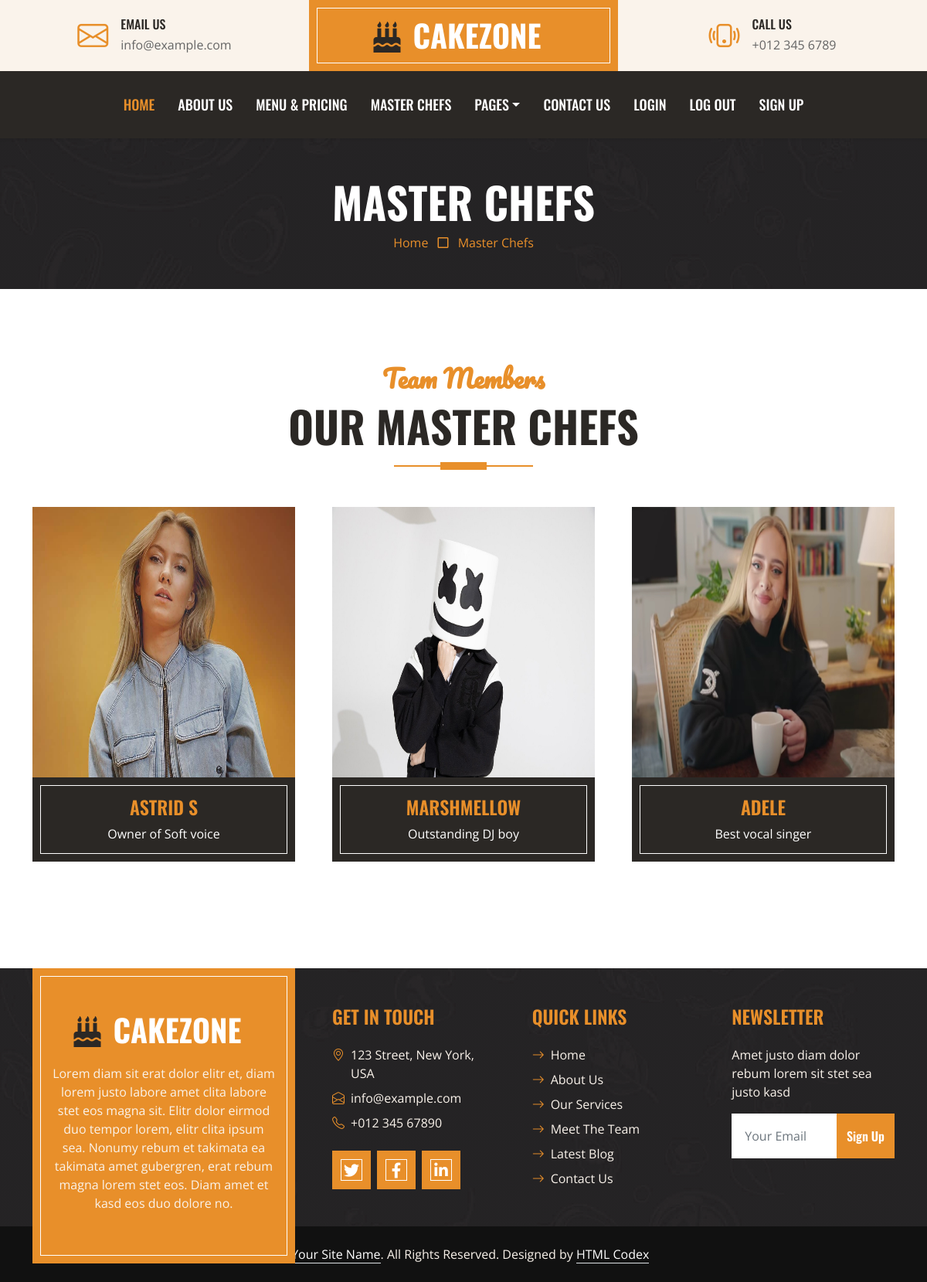
/blog/team/, run on the app's committed database.
### blog/models.py (models this page shows, shortened)
class Team(models.Model):
    name = models.CharField(max_length=100)
    bio = models.TextField()
    img = models.ImageField(upload_to='Team/img')
    slug = models.CharField(max_length=100)

### blog/views.py (the view)
# urls.py: path('team/', team, name='team'),
def team(request):
    team = Team.objects.all()
    context = {
        "team": team
    }
    return render(request, "team.html", context=context)

### templates/team.html (shortened to what this page needs)
{% extends 'base.html' %}
{% load static %}
{% block content %}
    <div class="container-fluid bg-dark bg-img p-5 mb-5">
        <div class="row">
            <div class="col-12 text-center">
                <h1 class="display-4 text-uppercase text-white">Master Chefs</h1>
                <a href="">Home</a>
                <i class="far fa-square text-primary px-2"></i>
                <a href="">Master Chefs</a>
            </div>
        </div>
    </div>
    <div class="container-fluid py-5">
        <div class="container">
            <div class="section-title position-relative text-center mx-auto mb-5 pb-3" style="max-width: 600px;">
                <h2 class="text-primary font-secondary">Team Members</h2>
                <h1 class="display-4 text-uppercase">Our Master Chefs</h1>
            </div>
            <div class="row g-5">
                {% for Team in team %}
                <div class="col-lg-4 col-md-6">
                    <div class="team-item">
                        <div class="position-relative overflow-hidden">
                        </div>
                        <div class="bg-dark border-inner text-center p-4">
                            <h4 class="text-uppercase text-primary">{{Team.name}}</h4>
                            <p class="text-white m-0">{{Team.bio}}</p>
                        </div>
                    </div>
                </div>
                {% endfor %}
            </div>
        </div>
    </div>
{% endblock content %}

### static/css/style.css (style rules this page uses)
:root { --primary: #E88F2A; --secondary: #FAF3EB; --light: #FFFFFF; --dark: #2B2825; }
.font-secondary { font-family: 'Pacifico', cursive; }
h1, h2, .font-weight-bold { font-weight: 700 !important; }
h3, h4, .font-weight-semi-bold { font-weight: 600 !important; }
.border-inner { position: relative; }
.border-inner * { position: relative; z-index: 1; }
.border-inner::before { position: absolute; content: ""; top: 10px; right: 10px; bottom: 10px; left: 10px; background: none; border: 1px solid var(--light); z-index: 0; }
.section-title::before { position: absolute; content: ""; width: 60px; height: 10px; left: 50%; bottom: 0; margin-left: -30px; background: var(--primary); }
.section-title::after { position: absolute; content: ""; width: 180px; height: 2px; left: 50%; bottom: 4px; margin-left: -90px; background: var(--primary); }
.bg-img { background: linear-gradient(rgba(43, 40, 37, .5), rgba(43, 40, 37, .5)), url(../img/bg.jpg) center center no-repeat; background-size: cover; }

### data on the page
Team: name "ASTRID S", bio "Owner of Soft voice"
Team: name "MARSHMELLOW", bio "Outstanding DJ boy"
Team: name "ADELE", bio "Best vocal singer"
